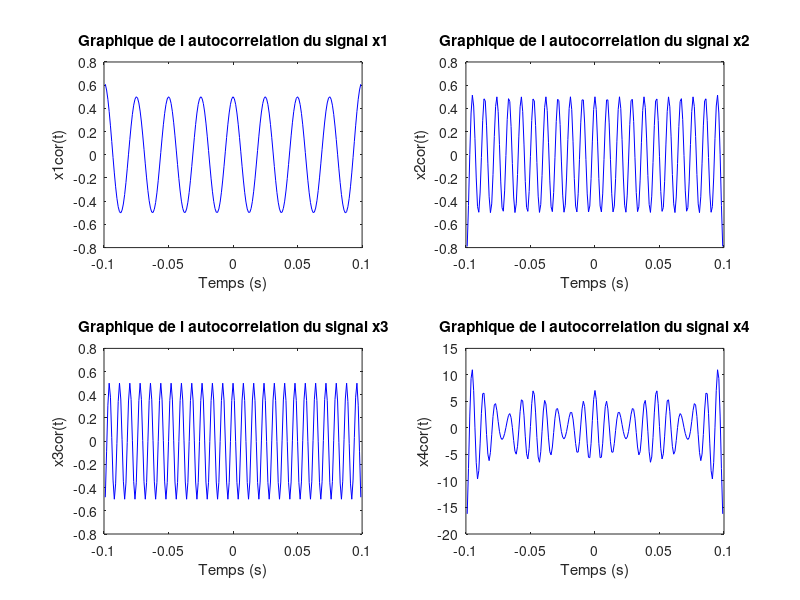
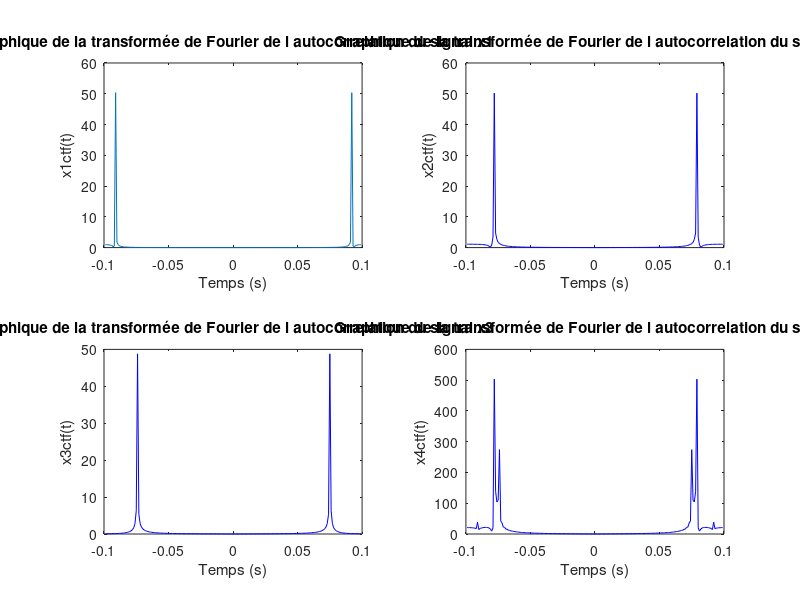

These charts were generated, in order, by the following MATLAB code:
% TP2.m : Analyse spectrale et repliement de spectre 
% TP Caractérisation des Signaux 
% NOURY Amélia & FARCASIU-POPOVICI Théo
% 15 Janvier 2024

clear all ;
close all ;
clc ;

%%
% ********** Déclaration des constantes ************
% Dans cette zone sont initialisees TOUTES les constantes necessaires a
% l'execution du script


% Temps et fréquence d'échantillonnage
Fe = 1000;  % Pour la partie 2
Te = 1/Fe;

% Temps et nombre d'échantillons de l'acquisition
Tacq = 0.1; % Pour la partie 2
N = Fe*Tacq;

% Constantes
F0 = 0;  % fréquence (Hertz)
Fe2 = 100000;   % fréquence (Hertz)
A = 1;   % amplitude (V)
a = 500; % coefficient de la fonction (Hz/s)

%Déclaration des contantes de chaque signal [fréquence (Hz), phase (rad), amplitude (V)]
f1 = 40;    p1 = pi/4 ;   A1 = 1;        %Constante du signal x1
f2 = 105;   p2 = 0 ;      A2 = 1;        %Constante du signal x2
f3 = 125;   p3 = pi/3 ;   A3 = 1;        %Constante du signal x3

%Vecteur ligne de temps compris entre [0 Tacq-1/Fe] échantillonné tout les 1/Fe
t1 = (0:1/Fe:Tacq - 1/Fe)';   



%%
%********** Acquisition/Generation des signaux ****
% Dans cette zone sont declares TOUS les signaux autres que les constantes

% On considère le signal suivant : 
% x = A*cos(teta);

% On reprend l'expression des signaux étudiés dans le TP1
x1 = A1*cos(2*pi*f1*t1 + p1);    
x2 = A2*cos(2*pi*f2*t1 + p2);
x3 = A3*cos(2*pi*f3*t1 + p3);
x4 = x1 + 3*x2 + 2*x3;


%%
%********** Traitement des signaux ****************
% Dans cette zone sont effectues tous les calculs et traitements des
% grandeurs etudiees

% Calcul de l'autocorrélation de chaque signal : 
x1cor = xcorr(x1,'unbiased');   % 'unbiased' permet d'ajuster l'amplitude de la figure d'autocorrelation à A/2. 
x2cor = xcorr(x2,'unbiased');
x3cor = xcorr(x3,'unbiased');
x4cor = xcorr(x4,'unbiased');

% Base de temps assimilée
t2 = (0:Tacq/length(x1cor):Tacq*(1 - 1/length(x1cor)))';
Tau = (-Tacq + Te :Te : +Tacq-Te);

% Calcul de la transformée de Fourier de chaque signal autocorrélé :
x1ctf = fft (x1cor);
x2ctf = fft (x2cor);
x3ctf = fft (x3cor);
x4ctf = fft (x4cor);

%%
%********** Visualisation des données *************
% Cette zone permet de regrouper toutes les instructions relatives au trace
% des courbes

% émission du son créé par le signal grâce aux enceintes de la machine
%soundsc(x1cor);
%soundsc(x2cor);
%soundsc(x3cor);
%soundsc(x4cor);

% Affichage des fonctions autocorrélées
figure;
subplot(2,2,1); 
plot(Tau,x1cor,'-b');
title('Graphique de l autocorrelation du signal x1');
xlabel('Temps (s)'); ylabel('x1cor(t)');

%stem(Tau,x1cor,"-b");
%xlim([0 0.1]);
%ylim([-2.5 2.5]);

subplot(2,2,2);   
plot(Tau,x2cor,'-b');
title('Graphique de l autocorrelation du signal x2');
xlabel('Temps (s)'); ylabel('x2cor(t)');
%xlim([0 0.1]);
%ylim([-2.5 2.5]);

subplot(2,2,3);   
plot(Tau,x3cor,'-b');
title('Graphique de l autocorrelation du signal x3');
xlabel('Temps (s)'); ylabel('x3cor(t)');
%xlim([0 0.1]);
%lim([-2.5 2.5]);

subplot(2,2,4);   
plot(Tau,x4cor,'-b');
title('Graphique de l autocorrelation du signal x4');
xlabel('Temps (s)'); ylabel('x4cor(t)');
%xlim([0 0.1]);
%ylim([-2.5 2.5]);

% Affichage des TF des fonctions autocorrélées 
figure;
subplot(2,2,1); 
plot(Tau,abs(x1ctf));
title('Graphique de la transformée de Fourier de l autocorrelation du signal x1');
xlabel('Temps (s)'); ylabel('x1ctf(t)');


subplot(2,2,2);   
plot(Tau,abs(x2ctf),'-b');
title('Graphique de la transformée de Fourier de l autocorrelation du signal x2');
xlabel('Temps (s)'); ylabel('x2ctf(t)');


subplot(2,2,3);   
plot(Tau,abs(x3ctf),'-b');
title('Graphique de la transformée de Fourier de l autocorrelation du signal x3');
xlabel('Temps (s)'); ylabel('x3ctf(t)');

subplot(2,2,4);   
plot(Tau,abs(x4ctf),'-b');
title('Graphique de la transformée de Fourier de l autocorrelation du signal x4');
xlabel('Temps (s)'); ylabel('x4ctf(t)');
